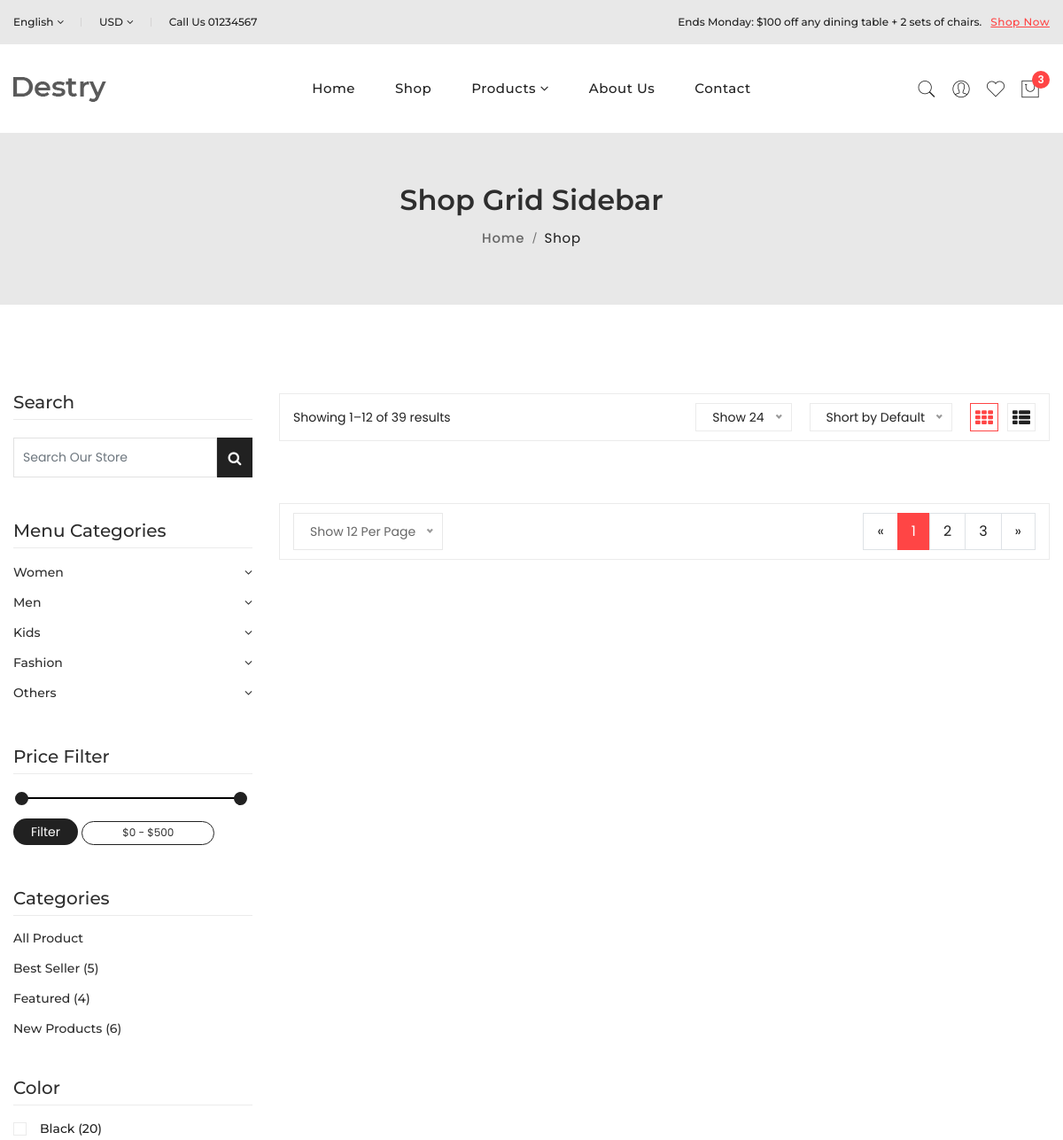
The page /shop (upper part) on the database as committed earlier.
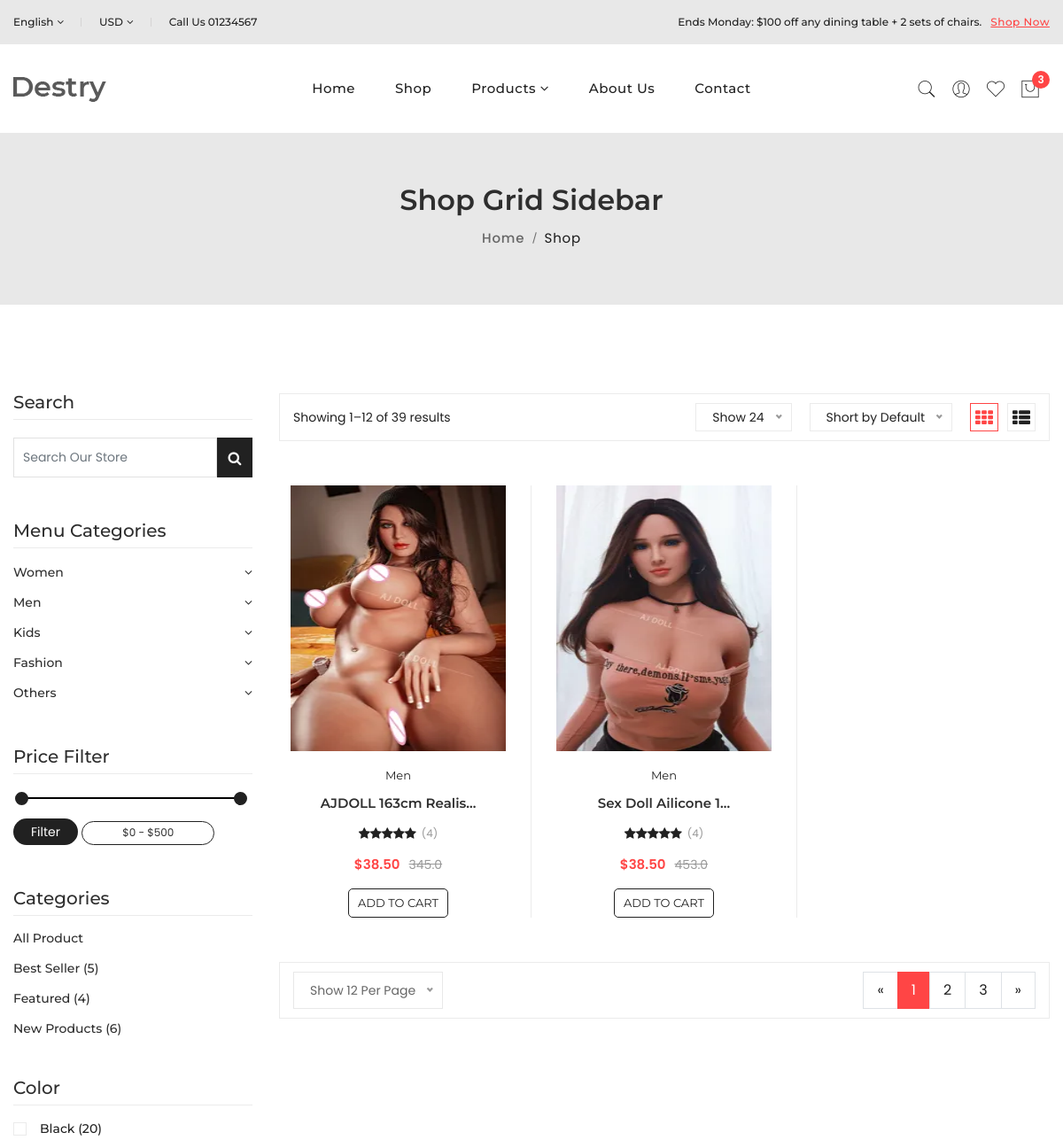
The same page on the database as committed later.
### frontend/models.py (models this page shows, shortened)
class products(models.Model):
    id = models.UUIDField(primary_key=True, default=uuid.uuid4, editable=False)
    title = models.CharField(max_length=200, default=None, null=False)
    price = models.FloatField(default=None, null=False)
    category = models.CharField(max_length=200, default=None, null=False)
    quantity = models.CharField(
        max_length=200, default="In stock", null=False)
    description = models.TextField(default=None, null=False)
    thumbnail = models.CharField(max_length=250, default=None)
    slug = models.SlugField(max_length=100, unique=True, default=None)
    update_at = models.DateField(default=timezone.now)
    created_at = models.DateTimeField(default=timezone.now)
    class Meta:
        ordering = ['title']

### frontend/views.py (the view)
# urls.py: path("shop", views.Shop.as_view(), name="shop"),
class Shop(ListView):
    model = db.products
    template_name = "content/shop.html"
    context_object_name = "products"

### frontend/templatetags/frontend_extras.py (called while the page is built)
@register.filter()
@stringfilter
def convert_string_to_array(value, arg):
    list = value.split(" ")
    return list[arg]

### templates/content/shop.html (shortened to what this page needs)
{% extends 'content/base/base.html' %}
{% load static %}
{% load frontend_extras %}
{% block content_body %}
        <div class="section">
            <div class="breadcrumb-area bg-light">
                <div class="container-fluid">
                    <div class="breadcrumb-content text-center">
                        <h1 class="title">Shop Grid Sidebar</h1>
                        <ul>
                            <li>
                                <a href="index.html">Home </a>
                            </li>
                            <li class="active"> shop</li>
                        </ul>
                    </div>
                </div>
            </div>
        </div>
        <div class="section section-margin">
            <div class="container">
                <div class="row flex-row-reverse">
                    <div class="col-lg-9 col-12 col-custom">
                        <div class="shop_toolbar_wrapper flex-column flex-md-row mb-10">
                            <div class="shop-top-bar-left mb-md-0 mb-2">
                                <div class="shop-top-show">
                                    <span>Showing 1–12 of 39 results</span>
                                </div>
                            </div>
                            <div class="shop-top-bar-right">
                                <div class="shop-short-by mr-4">
                                </div>
                                <div class="shop-short-by mr-4">
                                </div>
                                <div class="shop_toolbar_btn">
                                    <button data-role="grid_3" type="button" class="active btn-grid-4" title="Grid"><i class="fa fa-th"></i></button>
                                    <button data-role="grid_list" type="button" class="btn-list" title="List"><i class="fa fa-th-list"></i></button>
                                </div>
                            </div>
                        </div>
                        <div class="row shop_wrapper grid_3">
                            {% for i in products %}
                            <div class="col-lg-4 col-md-4 col-sm-6 product" data-aos="fade-up" data-aos-delay="300">
                                <div class="product-inner">
                                    <div class="thumb">
                                        <a href="/item/{{i.slug}}" class="image" style="text-align:center!important;">
                                                 <img class="first-image" src="MEDIA/thumbnail/{{i.thumbnail|convert_string_to_array:0}}" alt="Product"  style="height:300px; width:90%!important;background-re" />
                                        </a>
                                        <div class="actions">
                                        </div>
                                    </div>
                                    <div class="content">
                                        <h4 class="sub-title"><a href="">{{i.category}}</a></h4>
                                        <h5 class="title"><a href="">
                                            {% if i.title|length > 20  %}
                                                {{ i.title|truncatechars:20 }}
                                                {% else %}
                                                {{i.title}}
                                            {% endif %}
                                        </a></h5>
                                        <span class="ratings">
                                                <span class="rating-wrap">
                                                    <span class="star" style="width: 100%"></span>
                                        </span>
                                        <span class="rating-num">(4)</span>
                                        </span>
                                        <span class="price">
                                                <span class="new">$38.50</span>
                                        <span class="old">{{i.price}}</span>
                                        </span>
                                        <div class="shop-list-btn">
                                            <button class="btn btn-sm btn-outline-dark btn-hover-primary" title="Add To Cart">Add To Cart</button>
                                        </div>
                                    </div>
                                </div>
                            </div>
                            {% endfor %}
                        </div>
                        <div class="shop_toolbar_wrapper mt-10">
                            <div class="shop-top-bar-left">
                            </div>
                            <div class="shop-top-bar-right">
                                <nav>
                                    <ul class="pagination">
                                        <li class="page-item disabled">
                                            <a class="page-link" href="#" aria-label="Previous">
                                                <span aria-hidden="true">&laquo;</span>
                                            </a>
                                        </li>
                                        <li class="page-item"><a class="page-link active" href="#">1</a></li>
                                        <li class="page-item"><a class="page-link" href="#">2</a></li>
                                        <li class="page-item"><a class="page-link" href="#">3</a></li>
                                        <li class="page-item">
                                            <a class="page-link" href="#" aria-label="Next">
                                                <span aria-hidden="true">&raquo;</span>
                                            </a>
                                        </li>
                                    </ul>
                                </nav>
                            </div>
                        </div>
                    </div>
                    <div class="col-lg-3 col-12 col-custom">
                        <aside class="sidebar_widget mt-10 mt-lg-0">
                            <div class="widget_inner" data-aos="fade-up" data-aos-delay="200">
                                <div class="widget-list mb-10">
                                    <h3 class="widget-title mb-4">Search</h3>
                                    <div class="search-box">
                                        <input type="text" class="form-control" placeholder="Search Our Store" aria-label="Search Our Store">
                                        <button class="btn btn-dark btn-hover-primary" type="button">
                                            <i class="fa fa-search"></i>
                                        </button>
                                    </div>
                                </div>
                                <div class="widget-list mb-10">
                                    <h3 class="widget-title mb-4">Menu Categories</h3>
                                    <nav>
                                        <ul class="category-menu mb-n3">
                                            <li class="menu-item-has-children pb-4">
                                                <a href="#">Women <i class="fa fa-angle-down"></i></a>
                                            </li>
                                            <li class="menu-item-has-children pb-4">
                                                <a href="#">Men <i class="fa fa-angle-down"></i></a>
                                            </li>
                                            <li class="menu-item-has-children pb-4">
                                                <a href="#">Kids <i class="fa fa-angle-down"></i></a>
                                            </li>
                                            <li class="menu-item-has-children pb-4">
                                                <a href="#">Fashion <i class="fa fa-angle-down"></i></a>
                                            </li>
                                            <li class="menu-item-has-children pb-4">
                                                <a href="#">Others <i class="fa fa-angle-down"></i></a>
                                            </li>
                                        </ul>
                                    </nav>
                                </div>
                                <div class="widget-list mb-10">
                                    <h3 class="widget-title mb-5">Price Filter</h3>
                                    <form action="#">
                                        <div id="slider-range"></div>
                                        <button class="slider-range-submit" type="submit">Filter</button>
                                        <input class="slider-range-amount" type="text" name="text" id="amount" />
                                    </form>
                                </div>
                                <div class="widget-list mb-10">
                                    <h3 class="widget-title">Categories</h3>
                                    <div class="sidebar-body">
                                        <ul class="sidebar-list">
                                            <li><a href="#">All Product</a></li>
                                            <li><a href="#">Best Seller (5)</a></li>
                                            <li><a href="#">Featured (4)</a></li>
                                            <li><a href="#">New Products (6)</a></li>
                                        </ul>
                                    </div>
                                </div>
                                <div class="widget-list mb-10">
                                    <h3 class="widget-title">Color</h3>
                                    <div class="sidebar-body">
                                        <ul class="checkbox-container categories-list">
                                            <li>
                                                <div class="custom-control custom-checkbox">
                                                    <label class="custom-control-label" for="customCheck12">black (20)</label>
                                                </div>
                                            </li>
                                        </ul>
                                    </div>
                                </div>
                            </div>
                        </aside>
                    </div>
                </div>
            </div>
        </div>
{% endblock  %}

### templates/content/base/base.html (shortened to what this page needs)
{% load static %}
<!DOCTYPE html>
<html lang="en">
<head>
    <link rel="stylesheet" href="{% static '/css/vendor/fontawesome.min.css' %}">
    <link rel="stylesheet" href="{% static '/css/vendor/pe-icon-7-stroke.min.css' %}">
    <link rel="stylesheet" href="{% static '/css/plugins/swiper-bundle.min.css' %}" />
    <link rel="stylesheet" href="{% static '/css/plugins/animate.min.css' %}" />
    <link rel="stylesheet" href="{% static '/css/plugins/aos.min.css' %}" />
    <link rel="stylesheet" href="{% static '/css/plugins/nice-select.min.css' %}" />
    <link rel="stylesheet" href="{% static '/css/plugins/jquery-ui.min.css' %}" />
    <link rel="stylesheet" href="{% static '/css/plugins/lightgallery.min.css' %}" />
    <link rel="stylesheet" href="{% static '/css/style.css' %}" />
</head>
<body>
    <div class="header section">
        <div class="header-top bg-light">
            <div class="container">
                <div class="row row-cols-xl-2 align-items-center">
                    <div class="col d-none d-lg-block">
                        <div class="header-top-lan-curr-link">
                            <div class="header-top-lan dropdown">
                                <button class="dropdown-toggle" data-bs-toggle="dropdown">English <i class="fa fa-angle-down"></i></button>
                            </div>
                            <div class="header-top-curr dropdown">
                                <button class="dropdown-toggle" data-bs-toggle="dropdown">USD <i class="fa fa-angle-down"></i></button>
                            </div>
                            <div class="header-top-links">
                                <span>Call Us</span><a href="#"> 01234567</a>
                            </div>
                        </div>
                    </div>
                    <div class="col">
                        <p class="header-top-message">Ends Monday: $100 off any dining table + 2 sets of chairs. <a href="shop-grid.html">Shop Now</a></p>
                    </div>
                </div>
            </div>
        </div>
        <div class="header-bottom">
            <div class="header-sticky">
                <div class="container">
                    <div class="row align-items-center">
                        <div class="col-xl-2 col-6">
                            <div class="header-logo">
                                <a href="index.html"><img src="{% static '/images/logo/logo.png' %}" alt="Site Logo" /></a>
                            </div>
                        </div>
                        <div class="col-xl-8 d-none d-xl-block">
                            <div class="main-menu position-relative">
                                <ul>
                                    <li class="has-children">
                                        <a href="/"><span>Home</span></a>
                                    </li>
                                    <li class="has-children position-static">
                                        <a href="{% url 'shop' %}"><span>Shop</span> </a>
                                    </li>
                                    <li class="has-children">
                                        <a href="#"><span>Products</span> <i class="fa fa-angle-down"></i></a>
                                    </li>
                                    <li><a href="{% url 'aboutus' %}"> <span>About Us</span></a></li>
                                    <li><a href="{% url 'contact' %}"> <span>Contact</span></a></li>
                                </ul>
                            </div>
                        </div>
                        <div class="col-xl-2 col-6">
                            <div class="header-actions">
                                <a href="javascript:void(0)" class="header-action-btn header-action-btn-search"><i class="pe-7s-search"></i></a>
                                <a href="{% url 'login' %}" class="header-action-btn d-none d-md-block"><i class="pe-7s-user"></i></a>
                                <a href="{% url 'wishlist' %}" class="header-action-btn header-action-btn-wishlist d-none d-md-block">
                                    <i class="pe-7s-like"></i>
                                </a>
                                <a href="javascript:void(0)" class="header-action-btn header-action-btn-cart">
                                    <i class="pe-7s-shopbag"></i>
                                    <span class="header-action-num">3</span>
                                </a>
                            </div>
                        </div>
                    </div>
                </div>
            </div>
        </div>
    </div>
  {% block content_body %}
  {% endblock  %}
</body>
</html>

Rows that differ between the two databases and show on the page:
added products: shows a picture, category "Men", title "AJDOLL 163cm Realis…", price "345.0"
added products: shows a picture, category "Men", title "Sex Doll Ailicone 1…", price "453.0"
